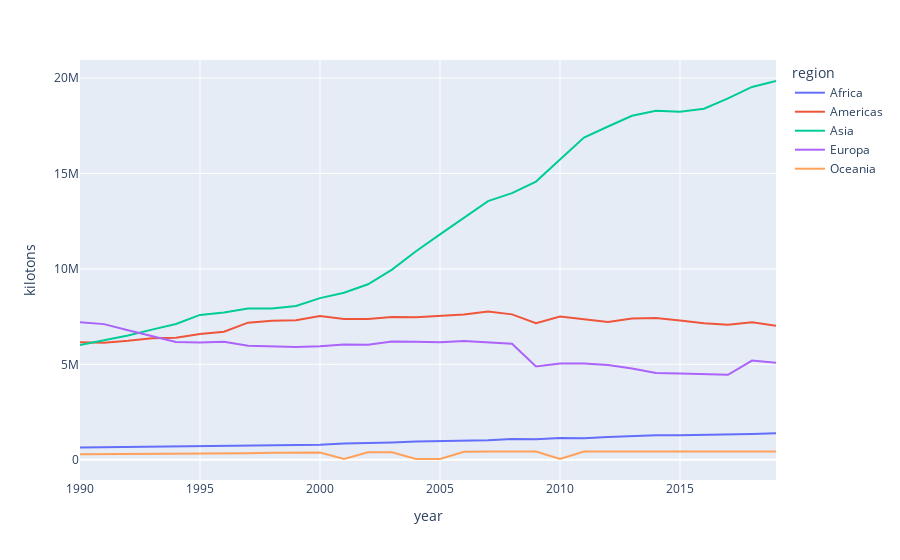

The cell this chart's notebook holds for it:
### Markdown cell above
However, a more interesting information would be the time evolution of emissions:

### Code cell
total_per_region_by_year = (
    df.groupby(["region", "year"])["kilotons"].sum().to_frame().reset_index()
)
display(total_per_region_by_year)
px.line(total_per_region_by_year, "year", "kilotons", color="region")

### Figure 1 — Plotly figure (JSON) as saved in the notebook; plotly's stock layout.template omitted (floating-point values rounded to 4 significant figures)
{"data": [{"hovertemplate": "region=Africa<br>year=%{x}<br>kilotons=%{y}<extra></extra>", "legendgroup": "Africa", "line": {"color": "#636efa", "dash": "solid"}, "marker": {"symbol": "circle"}, "mode": "lines", "name": "Africa", "orientation": "v", "showlegend": true, "type": "scatter", "x": [1990, 1991, 1992, 1993, 1994, 1995, 1996, 1997, 1998, 1999, 2000, 2001, 2002, 2003, 2004, 2005, 2006, 2007, 2008, 2009, 2010, 2011, 2012, 2013, 2014, 2015, 2016, 2017, 2018, 2019], "xaxis": "x", "y": [635700.0, 650600.0, 658900.0, 671700.0, 682900.0, 717000.0, 746600.0, 759300.0, 764800.0, 765400.0, 783800.0, 844100.0, 855800.0, 901400.0, 949400.0, 973700.0, 989800.0, 1019000.0, 1079000.0, 1072000.0, 1132000.0, 1128000.0, 1196000.0, 1237000.0, 1285000.0, 1280000.0, 1292000.0, 1330000.0, 1350000.0, 1392000.0], "yaxis": "y"}, {"hovertemplate": "region=Americas<br>year=%{x}<br>kilotons=%{y}<extra></extra>", "legendgroup": "Americas", "line": {"color": "#EF553B", "dash": "solid"}, "marker": {"symbol": "circle"}, "mode": "lines", "name": "Americas", "orientation": "v", "showlegend": true, "type": "scatter", "x": [1990, 1991, 1992, 1993, 1994, 1995, 1996, 1997, 1998, 1999, 2000, 2001, 2002, 2003, 2004, 2005, 2006, 2007, 2008, 2009, 2010, 2011, 2012, 2013, 2014, 2015, 2016, 2017, 2018, 2019], "xaxis": "x", "y": [6151000.0, 6133000.0, 6235000.0, 6371000.0, 6393000.0, 6591000.0, 6703000.0, 7184000.0, 7287000.0, 7308000.0, 7535000.0, 7379000.0, 7372000.0, 7479000.0, 7465000.0, 7533000.0, 7612000.0, 7772000.0, 7616000.0, 7153000.0, 7499000.0, 7357000.0, 7211000.0, 7399000.0, 7429000.0, 7299000.0, 7157000.0, 7073000.0, 7200000.0, 7024000.0], "yaxis": "y"}, {"hovertemplate": "region=Asia<br>year=%{x}<br>kilotons=%{y}<extra></extra>", "legendgroup": "Asia", "line": {"color": "#00cc96", "dash": "solid"}, "marker": {"symbol": "circle"}, "mode": "lines", "name": "Asia", "orientation": "v", "showlegend": true, "type": "scatter", "x": [1990, 1991, 1992, 1993, 1994, 1995, 1996, 1997, 1998, 1999, 2000, 2001, 2002, 2003, 2004, 2005, 2006, 2007, 2008, 2009, 2010, 2011, 2012, 2013, 2014, 2015, 2016, 2017, 2018, 2019], "xaxis": "x", "y": [6006000.0, 6264000.0, 6508000.0, 6815000.0, 7114000.0, 7590000.0, 7716000.0, 7920000.0, 7929000.0, 8053000.0, 8468000.0, 8747000.0, 9194000.0, 9964000.0, 10930000.0, 11800000.0, 12660000.0, 13550000.0, 13970000.0, 14580000.0, 15730000.0, 16880000.0, 17460000.0, 18020000.0, 18290000.0, 18230000.0, 18390000.0, 18930000.0, 19530000.0, 19850000.0], "yaxis": "y"}, {"hovertemplate": "region=Europa<br>year=%{x}<br>kilotons=%{y}<extra></extra>", "legendgroup": "Europa", "line": {"color": "#ab63fa", "dash": "solid"}, "marker": {"symbol": "circle"}, "mode": "lines", "name": "Europa", "orientation": "v", "showlegend": true, "type": "scatter", "x": [1990, 1991, 1992, 1993, 1994, 1995, 1996, 1997, 1998, 1999, 2000, 2001, 2002, 2003, 2004, 2005, 2006, 2007, 2008, 2009, 2010, 2011, 2012, 2013, 2014, 2015, 2016, 2017, 2018, 2019], "xaxis": "x", "y": [7206000.0, 7105000.0, 6784000.0, 6485000.0, 6165000.0, 6143000.0, 6179000.0, 5969000.0, 5951000.0, 5912000.0, 5947000.0, 6035000.0, 6019000.0, 6194000.0, 6175000.0, 6160000.0, 6220000.0, 6153000.0, 6079000.0, 4888000.0, 5046000.0, 5038000.0, 4960000.0, 4783000.0, 4545000.0, 4521000.0, 4496000.0, 4449000.0, 5193000.0, 5079000.0], "yaxis": "y"}, {"hovertemplate": "region=Oceania<br>year=%{x}<br>kilotons=%{y}<extra></extra>", "legendgroup": "Oceania", "line": {"color": "#FFA15A", "dash": "solid"}, "marker": {"symbol": "circle"}, "mode": "lines", "name": "Oceania", "orientation": "v", "showlegend": true, "type": "scatter", "x": [1990, 1991, 1992, 1993, 1994, 1995, 1996, 1997, 1998, 1999, 2000, 2001, 2002, 2003, 2004, 2005, 2006, 2007, 2008, 2009, 2010, 2011, 2012, 2013, 2014, 2015, 2016, 2017, 2018, 2019], "xaxis": "x", "y": [289400.0, 290800.0, 296600.0, 300900.0, 308200.0, 318400.0, 330300.0, 339800.0, 360300.0, 366800.0, 373700.0, 37240.0, 390600.0, 392400.0, 40610.0, 41910.0, 417300.0, 426700.0, 430100.0, 433800.0, 38570.0, 424300.0, 426400.0, 420000.0, 412200.0, 419400.0, 427100.0, 433200.0, 430400.0, 431600.0], "yaxis": "y"}], "layout": {"legend": {"title": {"text": "region"}, "tracegroupgap": 0}, "margin": {"t": 60}, "xaxis": {"anchor": "y", "domain": [0, 1], "title": {"text": "year"}}, "yaxis": {"anchor": "x", "domain": [0, 1], "title": {"text": "kilotons"}}}}
